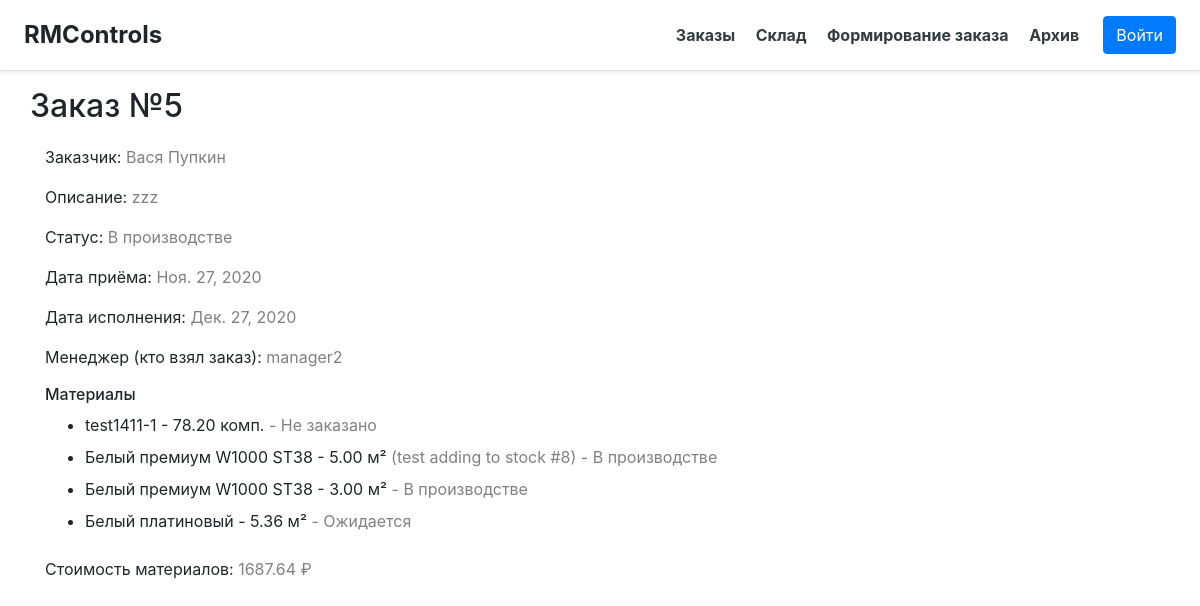
/order/5, run on an earlier commit of the app's database.
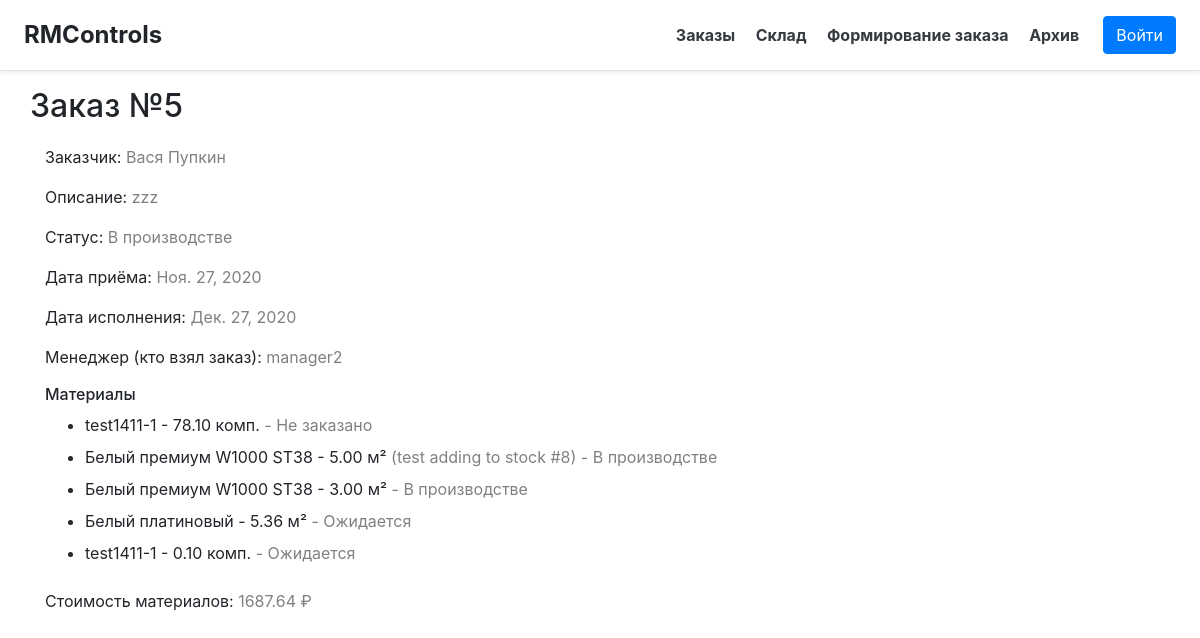
And on a later commit of the database.
### main/models.py (models this page shows, shortened)
class Order(models.Model):
    description = models.CharField("Описание", max_length=50)
    manager = models.ForeignKey(Manager, models.SET_NULL, null=True, blank=True, verbose_name="Менеджер", default=None)
    client = models.CharField("Заказчик", max_length=50)
    order_date = models.DateField("Дата приёма", default=timezone.now().date())
    status = models.IntegerField("Статус", default=0, choices=[
        (0, "Ожидаются материалы"),
        (1, "В производстве"),
        (2, "Заказ выполнен")
    ])
    prod_date = models.DateField("Дата исполнения", blank=True, null=True)
    class Meta:
        verbose_name = "Заказ"
        verbose_name_plural = "Заказы"
        db_table = "orders"

class Manager(models.Model):
    name = models.CharField("Менеджер", max_length=50)
    def __str__(self):
        return self.name
    class Meta:
        verbose_name = "Менеджер"
        verbose_name_plural = "Менеджеры"
        db_table = "managers"

class Material(models.Model):
    material = models.ForeignKey('AbsMaterial', models.PROTECT, verbose_name="Материал")
    count = models.FloatField("Кол-во")
    for_order = models.ForeignKey('Order', on_delete=models.SET_NULL, null=True, blank=True, verbose_name="Для заказа")
    status = models.IntegerField("Статус",
                                 choices=[(-1, "Не заказано"), (0, "Ожидается"), (1, "На складе"),
                                          (2, "В производстве"), (3, "Реализовано")], default=0)
    details = models.CharField("Детали", blank=True, null=True, max_length=100)
    price = models.FloatField("Цена", blank=True, null=True)
    class Meta:
        verbose_name = "Материал"
        verbose_name_plural = "Склад"
        db_table = "stock"

class AbsMaterial(models.Model):
    title = models.CharField("Наименование", max_length=20)
    units = models.CharField("Единицы измерения", choices=map(lambda x: (x, x, ), UNITS), max_length=10, default="шт")
    parent = models.ForeignKey(Folder, models.CASCADE, null=True, verbose_name="Папка")
    picture_url = models.TextField("URL изображения", null=True, blank=True)
    class Meta:
        verbose_name = "Материал"
        verbose_name_plural = "Материалы"
        db_table = "abs-materials"

### main/views.py (the view)
# urls.py: path('order/<str:oid>', views.order),
@xframe_options_exempt
def order(request, oid, additional=0):
    try:
        oid = int(oid)
    except ValueError:
        return HttpResponseBadRequest()
    o = Order.objects.get(id=oid)
    return render(request, 'main/order.html', context={
        'title': f'Заказ №{oid}', 'order': o, 'additional': additional,
        'cost': round(sum(map(lambda x: (
            x.price * x.count if x.price else x.material.get_last_price() if x.material.get_last_price() else 0),
                              o.material_set.all())), 2)})

### templates/main/order.html (shortened to what this page needs)
{% extends 'main/base.html' %}
{% load static %}
{% block content %}
    <div class="container">
        <div class="row">
            <h2 style="margin-bottom: 20px">{{ title }}
            </h2>
        </div>
        <label>Заказчик: <label style="color: gray">{{ order.client }}</label></label> <br>
        <label>Описание: <label style="color: gray; width: auto">{{ order.description }}</label></label> <br>
        <label>Статус: <label style="color: gray; width: auto">{{ order.get_status_display }}</label></label> <br>
        <label>Дата приёма: <label style="color: gray">{{ order.order_date }}</label></label> <br>
        <label>Дата исполнения: <label style="color: gray">{{ order.prod_date }}</label></label> <br>
        <label>Менеджер (кто взял заказ): <label style="color: gray">{{ order.manager }}</label></label> <br>
        <h6>Материалы</h6>
        <ul>
            {% for elem in order.material_set.all %}
                <li>
                    <label>{{ elem.material.title }} - {{ elem.count|floatformat:2 }} {{ elem.material.units }}</label>
                    <label style="color: gray">{% if elem.details %}({{ elem.details }}){% endif %}
                        - {{ elem.get_status_display }}</label>
                </li>
            {% endfor %}
        </ul>
        <label>Стоимость материалов: <label style="color: gray">{{ cost }} ₽</label></label>
    </div>
{% endblock %}

### templates/main/base.html (shortened to what this page needs)
<!DOCTYPE html>
<html lang="ru">
<head>
    <link rel="stylesheet" href="https://stackpath.bootstrapcdn.com/bootstrap/4.5.2/css/bootstrap.min.css"
>
</head>
<body>
    {% if not additional %}
        <div class="d-flex flex-column flex-md-row align-items-center p-3 px-md-4 mb-3 bg-white border-bottom shadow-sm">
            <h4 style="cursor: pointer" class="my-0 mr-md-auto font-weight-bolder" onclick="window.location='/catalog/0'">RMControls</h4>
            <nav class="my-2 my-md-0 mr-md-3">
                <a class="p-2 text-dark" href="/orders"><b>Заказы</b></a>
                <a class="p-2 text-dark" href="/stock"><b>Склад</b></a>
                <a class="p-2 text-dark" href="/tasks"><b>Формирование заказа</b></a>
                <a class="p-2 text-dark" href="/archive"><b>Архив</b></a>
            </nav>
            {% if not user.is_authenticated %}
                <a class="btn btn-primary" href="/accounts/login">Войти</a>
            {% else %}
                <h6 style="margin-top: 5px; margin-right: 20px; color: gray"><b>Вы вошли как {{ user.get_username }}</b></h6>
                <a class="btn btn-danger" href="/accounts/logout/">Выйти</a>
            {% endif %}
        </div>
    {% endif %}
    {% block content %} {% endblock %}
</body>
</html>

What changed in the data, as far as the page shows it:
changed Material "Не заказано": count "78.20" → "78.10"
added Material: material "test1411-1", count "0.10", material.units "комп.", status "Ожидается"
